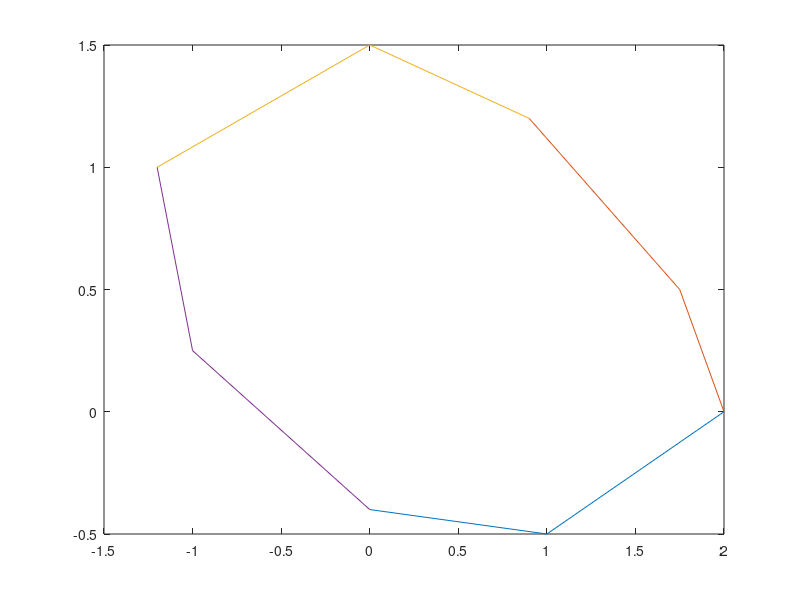
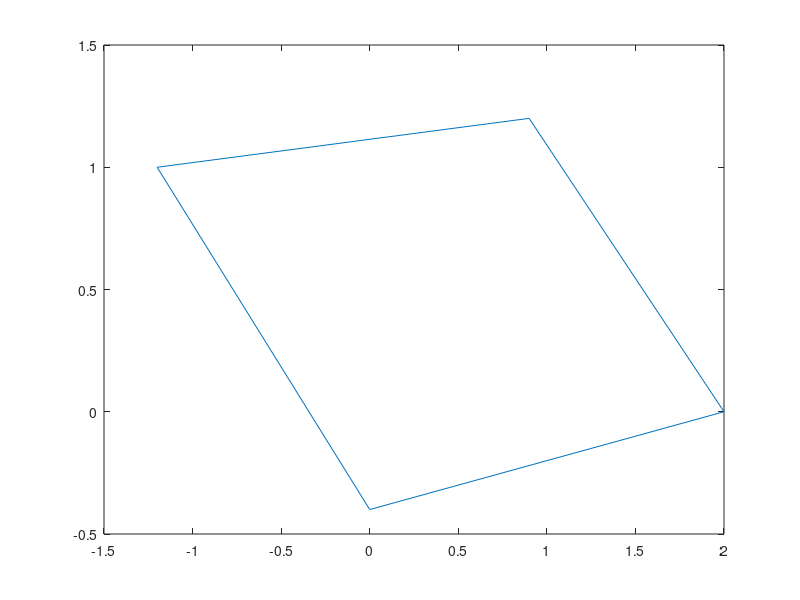

Reproduce these figures in MATLAB, in order. (Note: this script raises an error after producing the figures.)
% %% 
clear;clc;close all;
% figure(1)
% r=10;
% theta=sort(rand(1,6)*2*pi);
% x1=r*cos(theta) ;
% x2=r*cos(theta(1));
% x=[x1 x2];
% y1=r*sin(theta) ;
% y2=r*sin(theta(1));
% y=[y1 y2];
figure(5)
w=[0 2 0.9 -1.2 0 ];
z=[-0.4 0 1.2 1 -0.4];
plot(w,z)

figure(1)
x1=[0 1 2];
y1=[-0.4 -0.5 0];
x2=[2 1.75 0.9];
y2=[0 0.5 1.2];
x3=[0.9 0 -1.2];
y3=[1.2 1.5 1];
x4=[-1.2 -1 0];
y4=[1 0.25 -0.4];

plot(x1,y1);
hold on
plot(x2,y2);
hold on
plot(x3,y3);
hold on
plot(x4,y4);
%% 
figure(2)
L=4;     %%%%% L表示分形迭代次数
d=0.4;

[xpp1,ypp1,m]=iteration_of_fractal(x1,y1,d,L);%%%%%%%%%%%%%%%%%%%
for j = 1:size(xpp1)
    plot(xpp1,ypp1,'k-');
    hold on
end

[xpp2,ypp2,m]=iteration_of_fractal(x2,y2,d,L);%%%%%%%%%%%%%%%%%%%
for j = 1:size(xpp2)
    plot(xpp2,ypp2,'k-');
    hold on
end

[xpp3,ypp3,m]=iteration_of_fractal(x3,y3,d,L);%%%%%%%%%%%%%%%%%%%
for j = 1:size(xpp3)
    plot(xpp3,ypp3,'k-');
    hold on
end

[xpp4,ypp4,m]=iteration_of_fractal(x4,y4,d,L);%%%%%%%%%%%%%%%%%%%
for j = 1:size(xpp4)
    plot(xpp4,ypp4,'k-');
    hold on
end

figure(3)
xx=[xpp1,xpp2,xpp3,xpp4,xpp1(1)];
yy=[ypp1,ypp2,ypp3,ypp4,ypp1(1)];
plot(xx,yy)
k=1
for i = 2:length(xx)-1
   ab=[xx(i)-xx(i-1),yy(i)-yy(i-1)];
   bc=[xx(i+1)-xx(i),yy(i+1)-yy(i)];
   sigma(i) = acos(dot(ab,bc)/(norm(ab)*norm(bc)));
   sigma(i) = sigma(i)*180/pi;
   if sigma(i) < 10
       mm(k)=xx(i);
       nn(k)=yy(i);
       k = k+1;
   end
end

mm=[mm,xpp1(1),xpp1(2)];
nn=[nn,ypp1(1),ypp1(2)];
plot(mm,nn)






